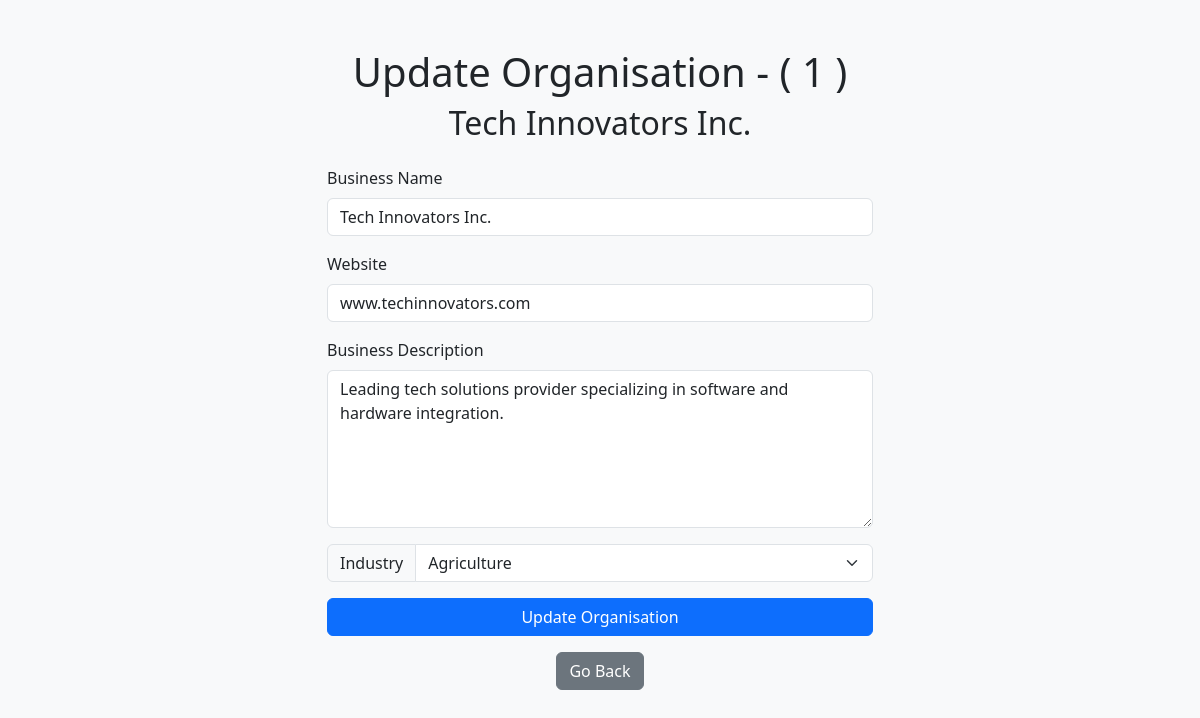
The page /update_organisation.php?organisation_id=1 (signed in) on the database its author committed.
### tables this page shows
CREATE TABLE `organisation` (
  `organisation_id` int(11) NOT NULL,
  `business_name` varchar(50) NOT NULL,
  `business_website` varchar(50) DEFAULT NULL,
  `business_description` varchar(500) NOT NULL,
  `industry` varchar(50) DEFAULT NULL
);

### update_organisation.php (the view, shortened to what this page needs)
<?php
require_once("connection.php");
if ($_SERVER['REQUEST_METHOD'] == 'POST'):
    $query = "UPDATE `organisation` SET
              `business_name` = :business_name,
              `business_website` = :business_website,
              `business_description` = :business_description,
              `industry` = :industry
              WHERE `organisation_id` = :organisation_id";
    $stmt = $dbh->prepare($query);
    try {
        $stmt->execute([
            'organisation_id' => $_GET['organisation_id'],
            'business_name' => $_POST['business_name'],
            'business_website' => $_POST['business_website'],
            'business_description' => $_POST['business_description'],
            'industry' => $_POST['industry']
        ]);
        header('Location: dashboard_organisation.php');
        exit;
    } catch (PDOException $e) {
        echo "Error: " . $e->getMessage();
    }
else:
    $stmt = $dbh->prepare("SELECT * FROM `organisation` WHERE `organisation_id` = :organisation_id");
    $stmt->execute(['organisation_id' => $_GET['organisation_id']]);
    if ($stmt->rowCount() == 1 && $row = $stmt->fetchObject()): ?>
        <!doctype html>
        <html lang="en">
        <head>
            <link href="https://cdn.jsdelivr.net/npm/bootstrap@5.3.3/dist/css/bootstrap.min.css" rel="stylesheet">
        </head>
        <body class="bg-body-tertiary">
        <div class="container">
            <div class="row justify-content-center">
                <div class="col-md-6">
                    <div class="text-center mt-5">
                        <h1>Update Organisation - ( <?= htmlspecialchars($row->organisation_id) ?> )</h1>
                        <h2><?= htmlspecialchars($row->business_name) ?></h2>
                    </div>
                    <form method="post" class="mt-4">
                        <div class="mb-3">
                            <label for="business_name" class="form-label">Business Name</label>
                            <input type="text" class="form-control" id="business_name" name="business_name" maxlength="50" value="<?= htmlspecialchars($row->business_name) ?>" required>
                        </div>
                        <div class="mb-3">
                            <label for="business_website" class="form-label">Website</label>
                            <input type="text" class="form-control" id="business_website" name="business_website" maxlength="128" value="<?= htmlspecialchars($row->business_website) ?>">
                        </div>
                        <div class="mb-3">
                            <label for="business_description" class="form-label">Business Description</label>
                            <textarea class="form-control" id="business_description" name="business_description" rows="6" required><?= htmlspecialchars($row->business_description) ?></textarea>
                        </div>
                        <div class="input-group mb-3">
                            <label class="input-group-text" for="industry">Industry</label>
                            <select class="form-select" id="industry" name="industry" required>
                                <option value="Agriculture" <?= $row->industry === 'Agriculture' ? 'selected' : '' ?>>Agriculture</option>
                            </select>
                        </div>
                        <div class="d-grid">
                            <button type="submit" class="btn btn-primary">Update Organisation</button>
                        </div>
                    </form>
                    <div class="text-center mt-3">
                        <a href="dashboard_organisation.php" class="btn btn-secondary">Go Back</a>
                    </div>
                </div>
            </div>
        </div>
        </body>
        </html>
    <?php else:
        header('Location: dashboard_organisation.php');
        exit;
    endif;
endif; ?>

### rows shown on the page
organisation: organisation_id "1", business_name "Tech Innovators Inc.", business_website "www.techinnovators.com", business_description "Leading tech solutions provider specializing in software and hardware integration."
